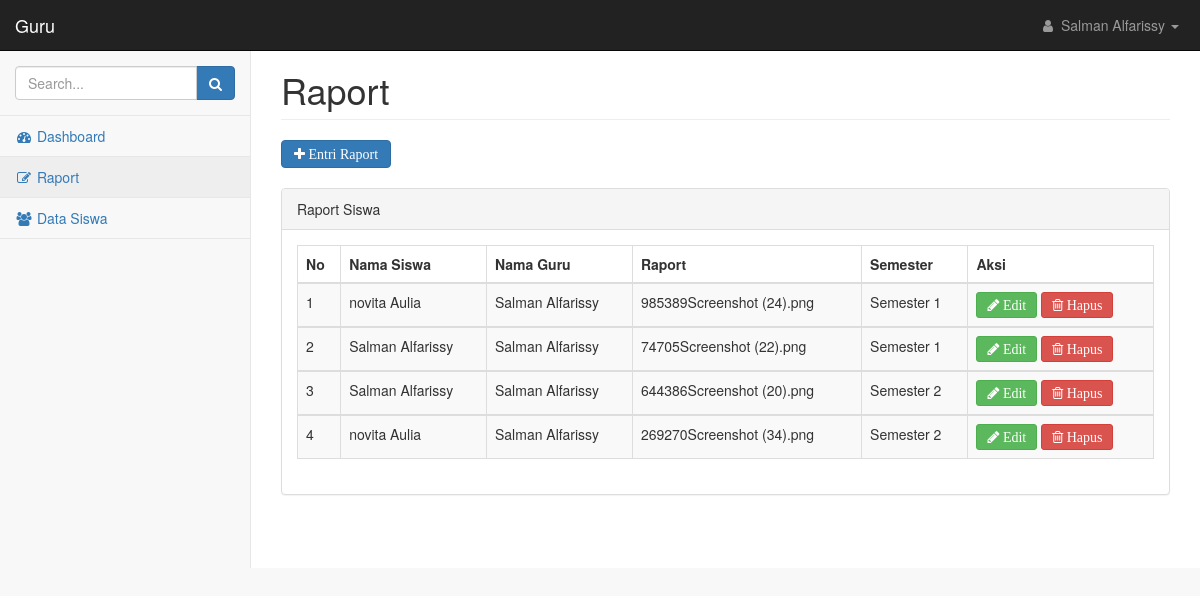
The app's page /guru/index.php?page=raport&id_guru=1 with its own data.
### tables this page shows
CREATE TABLE `guru` (
  `id_guru` int(50) NOT NULL,
  `id_adm` int(50) NOT NULL,
  `nip_guru` varchar(100) NOT NULL,
  `password` varchar(50) NOT NULL,
  `nama_guru` varchar(100) NOT NULL,
  `email_guru` varchar(100) NOT NULL,
  `no_telp` varchar(100) NOT NULL,
  `jabatan` varchar(100) NOT NULL
);

CREATE TABLE `rapor` (
  `id_rapor` int(100) NOT NULL,
  `id_siswa` int(100) NOT NULL,
  `id_guru` int(100) NOT NULL,
  `rapor` text NOT NULL,
  `semester` varchar(100) NOT NULL
);

CREATE TABLE `siswa` (
  `id_siswa` int(50) NOT NULL,
  `id_guru` int(50) NOT NULL,
  `id_adm` int(50) NOT NULL,
  `password` varchar(50) NOT NULL,
  `nisn` varchar(50) NOT NULL,
  `nis` varchar(100) NOT NULL,
  `nama_sis` varchar(100) NOT NULL,
  `foto_sis` text NOT NULL,
  `ttl` varchar(100) NOT NULL,
  `jenis_kelamin` varchar(50) NOT NULL,
  `agama` varchar(20) NOT NULL,
  `status_keluarga` varchar(50) NOT NULL,
  `anak_ke` varchar(20) NOT NULL,
  `alamat` text NOT NULL,
  `no_hp` varchar(20) NOT NULL,
  `kelas` varchar(40) NOT NULL,
  `semester` varchar(100) NOT NULL,
  `tahun_diterima` varchar(25) NOT NULL,
  `semester_diterima` varchar(40) NOT NULL,
  `nama_sekolah_asal` text NOT NULL,
  `alamat_sekolah_asal` text NOT NULL,
  `tahun_ijazah_sebelumnya` varchar(20) NOT NULL,
  `nomor_ijazah_sebelumnya` varchar(20) NOT NULL,
  `tahun_skhun_sebelumya` varchar(20) NOT NULL,
  `nomor_skhun_sebelumnya` varchar(20) NOT NULL,
  `nama_ayah` varchar(100) NOT NULL,
  `nama_ibu` varchar(100) NOT NULL,
  `alamat_ortu` text NOT NULL,
  `pekerjaan_ayah` varchar(100) NOT NULL,
  `pekerjaan_ibu` varchar(100) NOT NULL,
  `nama_wali` varchar(100) NOT NULL,
  `alamat_wali` text NOT NULL,
  `no_hp_wali` varchar(20) NOT NULL,
  `pekerjaan_wali` varchar(100) NOT NULL,
  `cover` text NOT NULL
);

### guru/raport.php (the view, shortened to what this page needs)
<div class="row">
    <div class="col-lg-12">
        <h1 class="page-header">Raport</h1>
    </div>
</div>
<?php
include("../koneksi.php");
$aksi=isset($_GET['aksi']) ? $_GET['aksi'] : 'list';
switch ($aksi){
    case 'list';
?>
<div>
    <a href=?page=raport&aksi=entri&id_guru=<?php echo $_GET['id_guru'] ?> class="btn btn-primary fa fa-plus"> Entri Raport</a>
</div>
<br/>
<div class="row">
    <div class="col-lg-12">
        <div class="panel panel-default">
            <div class="panel-heading">
                Raport Siswa
            </div>
            <div class="panel-body">
                <div class="table-responsive">
                    <table class="table table-striped table-bordered table-hover" id="dataTables-example">
                        <thead>
                            <tr>
                                <th>No</th>
                                <th>Nama Siswa</th>
                                <th>Nama Guru</th>
                                <th>Raport</th>
                                <th>Semester</th>
                                <th>Aksi</th>
                            </tr>
                        </thead>
                        <?php
                        $no=1;
                        $tampil=mysqli_query($koneksi,"SELECT * FROM rapor where id_guru=$_GET[id_guru] order by id_rapor ASC");
                        while ($data=mysqli_fetch_array($tampil)) {
                            $guru=mysqli_query($koneksi,"SELECT * FROM guru where id_guru = $data[id_guru]");
                            $siswa=mysqli_query($koneksi,"SELECT * FROM siswa where id_siswa = $data[id_siswa]");
                            $gr=mysqli_fetch_array($guru);
                            $sw=mysqli_fetch_array($siswa);
                        ?>
                        <tbody>
                            <tr class="odd gradeX">
                                <td><?php echo $no?></td>
                                <td><?php echo $sw['nama_sis']?></td>
                                <td><?php echo $gr['nama_guru']?></td>
                                <td><?php echo $data['rapor']?></td>
                                <td><?php echo $data['semester']?></td>
                                <td><a href=?page=raport&aksi=edit&id_guru=<?php echo $_GET['id_guru'] ?>&id_rapor=<?php echo $data['id_rapor']; ?> class="btn btn-success btn-sm fa fa-pencil"> Edit</a>
			                        <a href="aksi_raport.php?page=raport&id_guru=<?php echo $_GET['id_guru'] ?>&proses=hapus&id_rapor=<?php echo $data['id_rapor']; ?>"
				                    onclick="return confirm('Yakin akan menghapus data ?');" class="btn btn-danger btn-sm fa fa-trash-o"> Hapus</td>
                            </tr>
                            <?php
                            $no++;
                        }
                            ?>
                        </tbody>
                    </table>
                    <?php
                        break;
                    ?>
                    <?php
                    }
                    ?>
                </div>
            </div>
        </div>
    </div>
</div>

### guru/index.php (shortened to what this page needs)
<!DOCTYPE html>
<html lang="en">
    <head>
        <link href="../scss/bootstrap.min.css" rel="stylesheet">
        <link href="../scss/metisMenu.min.css" rel="stylesheet">
        <link href="../css/dataTables/dataTables.bootstrap.css" rel="stylesheet">
        <link href="../css/dataTables/dataTables.responsive.css" rel="stylesheet">
        <link href="../scss/timeline.css" rel="stylesheet">
        <link href="../scss/startmin.css" rel="stylesheet">
        <link href="../scss/morris.css" rel="stylesheet">
        <link href="../scss/font-awesome.min.css" rel="stylesheet" type="text/css">
    </head>
    <body>
        <div id="wrapper">
            <nav class="navbar navbar-inverse navbar-fixed-top" role="navigation">
                <div class="navbar-header">
                    <a class="navbar-brand" href="index.php">Guru</a>
                </div>
                <ul class="nav navbar-right navbar-top-links">
                    <li class="dropdown">
                        <a class="dropdown-toggle" data-toggle="dropdown" href="#">
                        <?php
                        include("../koneksi.php");
                        $query=mysqli_query($koneksi,"SELECT * FROM guru WHERE id_guru=$_GET[id_guru]");
                        $data=mysqli_fetch_array($query);
                        ?>
                            <i class="fa fa-user fa-fw"></i> <?php echo $data['nama_guru']; ?> <b class="caret"></b>
                        </a>
                    </li>
                </ul>
                <div class="navbar-default sidebar" role="navigation">
                    <div class="sidebar-nav navbar-collapse">
                        <ul class="nav" id="side-menu">
                            <li class="sidebar-search">
                                <div class="input-group custom-search-form">
                                    <input type="text" class="form-control" placeholder="Search...">
                                    <span class="input-group-btn">
                                        <button class="btn btn-primary" type="button">
                                            <i class="fa fa-search"></i>
                                        </button>
                                </span>
                                </div>
                            </li>
                            <li>
                                <a <?php if ($_GET["page"]=="home"){echo 'class="active"'; }?> href="?page=home&id_guru=<?php echo $_GET['id_guru']?>"><i class="fa fa-dashboard fa-fw"></i> Dashboard</a>
                            </li>
                            <li>
                                <a <?php if ($_GET["page"]=="raport"){echo 'class="active"'; }?> href="index.php?page=raport&id_guru=<?php echo $_GET['id_guru']?>"><i class="fa fa-edit fa-fw"></i> Raport </a>
                            </li>
                            <li>
                                <a <?php if ($_GET["page"]=="siswa"){echo 'class="active"'; }?> href="index.php?page=siswa&id_guru=<?php echo $_GET['id_guru']?>"><i class="fa fa-users fa-fw"></i> Data Siswa </a>
                            </li>
                        </ul>
                    </div>
                </div>
            </nav>
            <div id="page-wrapper">
                <div class="container-fluid">
                    <?php
                    include_once "main.php";
                    ?>
                </div>
            </div>
        </div>
    </body>
</html>

### scss/startmin.css (style rules this page uses)
body { background-color: #f8f8f8; }
#wrapper { width: 100%; }
#page-wrapper { padding-top: 30px; min-height: 568px; background-color: #fff; }
@media (min-width:768px) { #page-wrapper { position: inherit; margin-left: 250px; padding: 30px 15px 0 15px; border-left: 1px solid #e7e7e7; } }
.navbar-header { float: left; }
.navbar-right { text-align: right; }
.navbar-top-links { margin: 0; }
.navbar-top-links li { display: inline-block; }
.navbar-top-links li:last-child { margin-right: 6px; }
.navbar-top-links li a { padding: 15px; min-height: 50px; }
.navbar-top-links>li>a { color: #999; }
.sidebar .sidebar-nav.navbar-collapse { padding-right: 0; padding-left: 0; }
.sidebar .sidebar-search { padding: 15px; }
.sidebar ul li { border-bottom: 1px solid #e7e7e7; }
.sidebar ul li a.active { background-color: #eee; }
@media (min-width:768px) { .sidebar { z-index: 1; position: absolute; width: 250px; margin-top: 51px; } }

### records on screen
guru: nama_guru "Salman Alfarissy"
rapor: id_siswa.nama_sis "novita Aulia", id_guru.nama_guru "Salman Alfarissy", rapor "985389Screenshot (24).png", semester "Semester 1"
rapor: id_siswa.nama_sis "Salman Alfarissy", id_guru.nama_guru "Salman Alfarissy", rapor "74705Screenshot (22).png", semester "Semester 1"
rapor: id_siswa.nama_sis "Salman Alfarissy", id_guru.nama_guru "Salman Alfarissy", rapor "644386Screenshot (20).png", semester "Semester 2"
rapor: id_siswa.nama_sis "novita Aulia", id_guru.nama_guru "Salman Alfarissy", rapor "269270Screenshot (34).png", semester "Semester 2"
